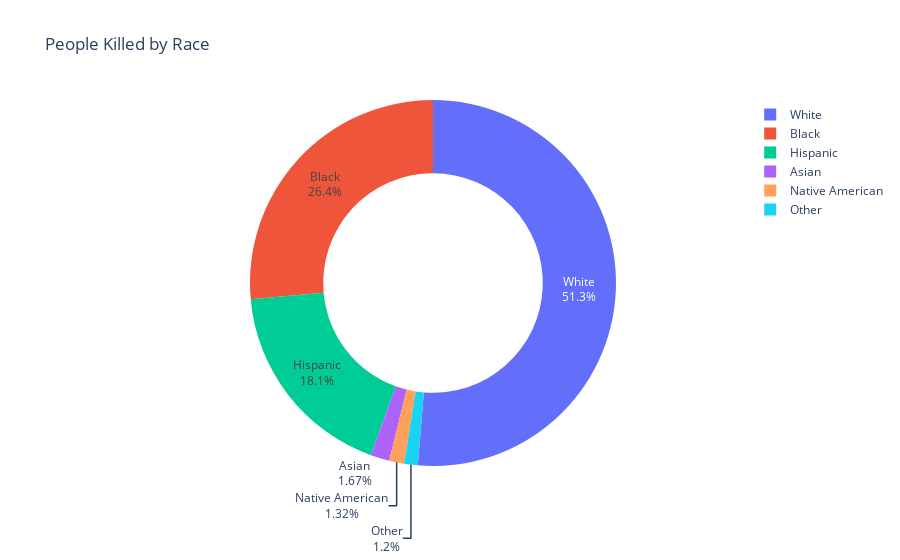

Notebook code cell kept with this figure:
### Code cell
import plotly.graph_objects as go

labels = killed.index
values = killed.values

fig = go.Figure(data=[go.Pie(labels=labels, values=values, hole=.6, textinfo='label+percent')])

fig.update_layout(title='People Killed by Race')
fig.show()

### Figure 1 — Plotly figure (JSON) as saved in the notebook; plotly's stock layout.template omitted (floating-point values rounded to 4 significant figures)
{"data": [{"hole": 0.6, "labels": ["White", "Black", "Hispanic", "Asian", "Native American", "Other"], "textinfo": "label+percent", "type": "pie", "values": [1201, 618, 423, 39, 31, 28]}], "layout": {"title": {"text": "People Killed by Race"}}}
